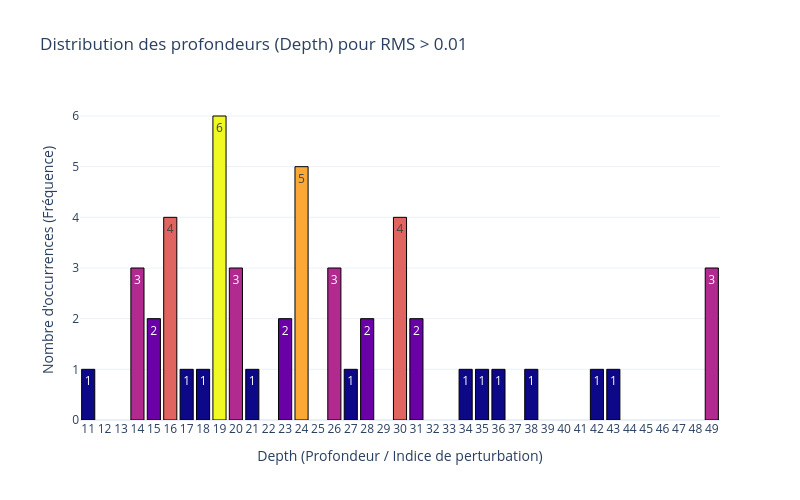

The notebook cell this image was saved under:
### Markdown cell above
## 3.2 Distribution de la profondeur de l'arbre par rapport à un seuil sur $\sigma_{RMS}$

### Code cell
depth_values = []

seuil = 0.01
# Parcours de la structure imbriquée all_tree
for i in range(num_tree_max):
    for j in range(num_pert_max):
        dataset = all_tree[i][j]['dataset']
        if dataset['rms']> seuil or j==num_pert_max-1:
            depth_values.append(j)
            break

depths, occurrences = np.unique(depth_values, return_counts=True)

fig = go.Figure()

fig.add_trace(go.Bar(
    x=depths,
    y=occurrences,
    marker=dict(
        color=occurrences,          # Colore la barre selon le nombre d'occurrences
        colorscale='Plasma',        # Palette de couleur distincte
        line=dict(color='black', width=1)
    ),
    text=occurrences,               # Affiche le nombre directement sur/au-dessus de la barre
    textposition='auto',
    name='Occurrences'
))

# Configuration du layout
fig.update_layout(
    title=f"Distribution des profondeurs (Depth) pour RMS > {seuil}",
    xaxis=dict(
        title="Depth (Profondeur / Indice de perturbation)",
        tickmode='linear',          # Force l'affichage de chaque entier sur l'axe X
        dtick=1
    ),
    yaxis=dict(
        title="Nombre d'occurrences (Fréquence)"
    ),
    width=800,
    height=500,
    template="plotly_white"
)

fig.show()

### Figure 1 — Plotly figure (JSON) as saved in the notebook; plotly's stock layout.template omitted (floating-point values rounded to 4 significant figures)
{"data": [{"marker": {"color": [1, 3, 2, 4, 1, 1, 6, 3, 1, 2, 5, 3, 1, 2, 4, 2, 1, 1, 1, 1, 1, 1, 3], "colorscale": [[0, "#0d0887"], [0.1111, "#46039f"], [0.2222, "#7201a8"], [0.3333, "#9c179e"], [0.4444, "#bd3786"], [0.5556, "#d8576b"], [0.6667, "#ed7953"], [0.7778, "#fb9f3a"], [0.8889, "#fdca26"], [1, "#f0f921"]], "line": {"color": "black", "width": 1}}, "name": "Occurrences", "text": [1.0, 3.0, 2.0, 4.0, 1.0, 1.0, 6.0, 3.0, 1.0, 2.0, 5.0, 3.0, 1.0, 2.0, 4.0, 2.0, 1.0, 1.0, 1.0, 1.0, 1.0, 1.0, 3.0], "textposition": "auto", "type": "bar", "x": [11, 14, 15, 16, 17, 18, 19, 20, 21, 23, 24, 26, 27, 28, 30, 31, 34, 35, 36, 38, 42, 43, 49], "y": [1, 3, 2, 4, 1, 1, 6, 3, 1, 2, 5, 3, 1, 2, 4, 2, 1, 1, 1, 1, 1, 1, 3]}], "layout": {"height": 500, "title": {"text": "Distribution des profondeurs (Depth) pour RMS > 0.01"}, "width": 800, "xaxis": {"dtick": 1, "tickmode": "linear", "title": {"text": "Depth (Profondeur / Indice de perturbation)"}}, "yaxis": {"title": {"text": "Nombre d'occurrences (Fréquence)"}}}}
